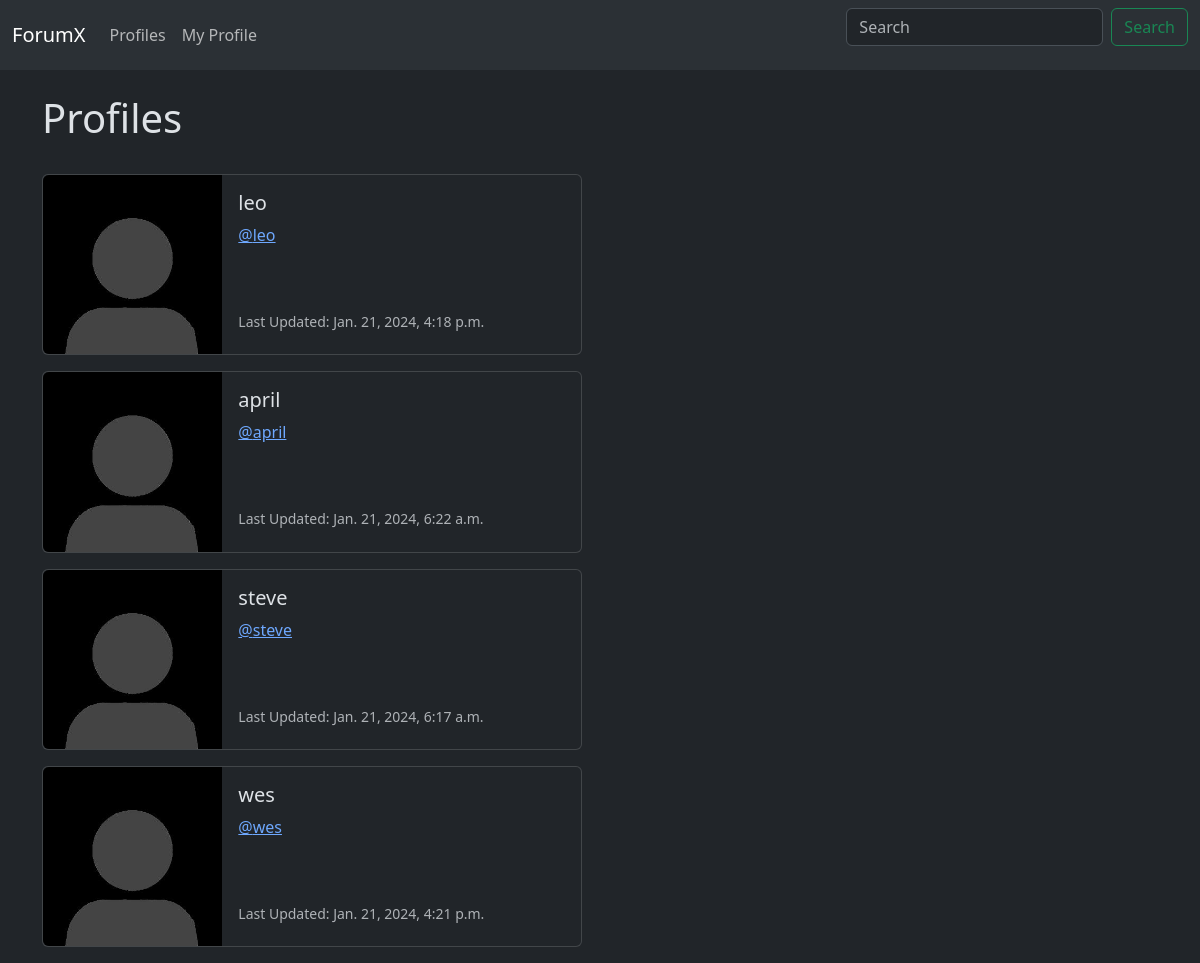
The app's page /profile_list/ (signed in), older data.
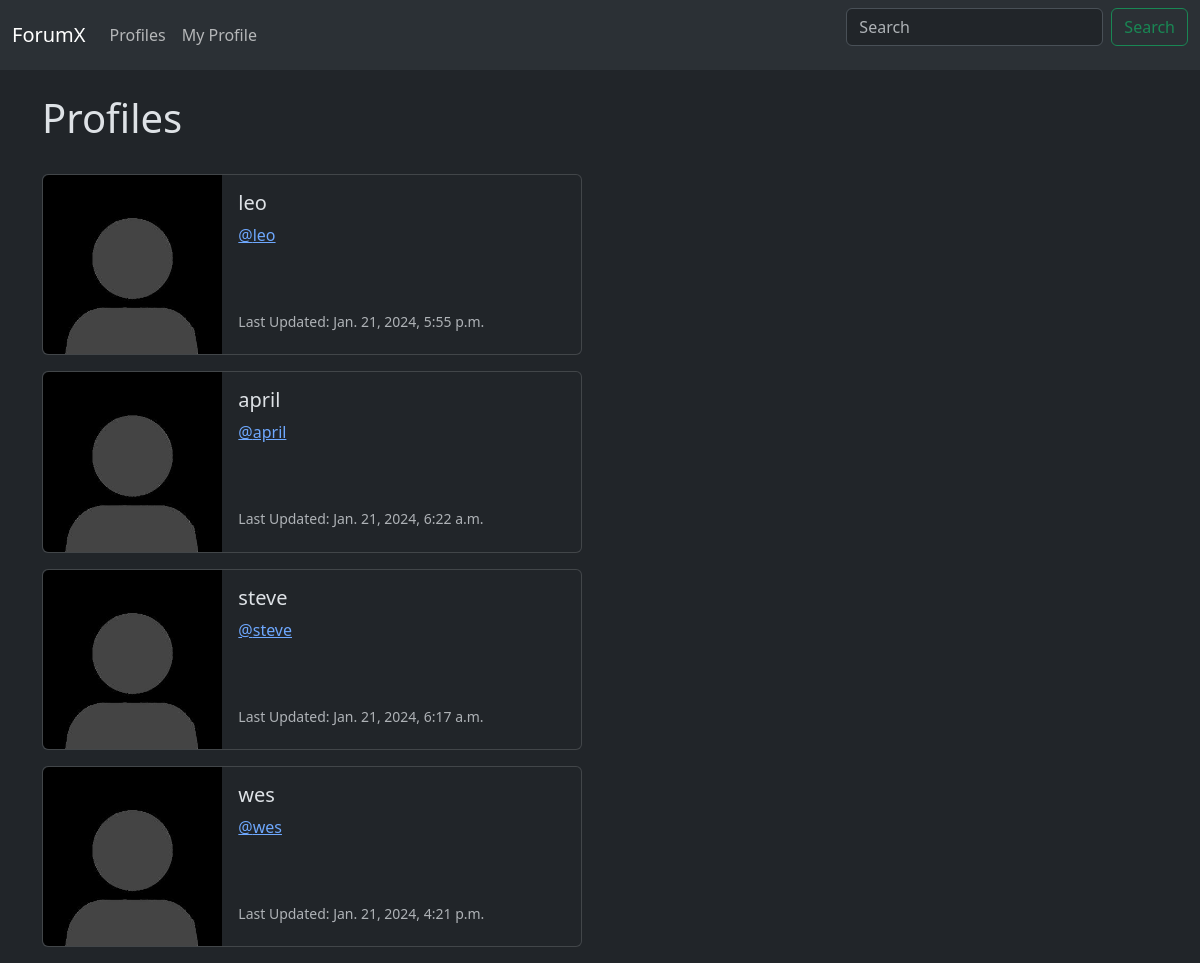
The same page, newer data.
### forumx/models.py (models this page shows, shortened)
class Profile(models.Model):
   user = models.OneToOneField(User, on_delete=models.CASCADE)
   follows = models.ManyToManyField("self",
    related_name="followed_by",
    symmetrical=False, # User does not need to follow back
    blank=True # User does not need to follow anyone
    )
   date_modified = models.DateTimeField(User, default=timezone.now)

### forumx/views.py (the view)
# urls.py: path('profile_list/', views.profile_list, name='profile_list'),
def profile_list(request):
    if request.user.is_authenticated:
        profiles = Profile.objects.exclude(user=request.user)
        return render(request, 'profile_list.html', {"profiles":profiles })
    else:
        messages.success(request,("You must be logged in to view profiles"))
        return redirect('home')

### forumx/templates/profile_list.html
{% extends 'base.html'%}
{% load static %}
{% block content %}
    <h1> Profiles </h1>
    <br>
{% if profiles %}
    {% for profile in profiles %}
    <div class="card mb-3" style="max-width: 540px;">
        <div class="row g-0">
          <div class="col-md-4">
            <img src="{% static 'images/user.jpg' %}" class="img-fluid rounded-start" alt="...">
          </div>
          <div class="col-md-8">
            <div class="card-body">
              <h5 class="card-title">{{ profile.user.username }}</h5>
              <p class="card-text"><a href="{% url 'profile' profile.user.id%}">@{{ profile.user.username|lower }}</a></p>
              <br><br>
              <p class="card-text"><small class="text-body-secondary">Last Updated: {{ profile.date_modified }}</small></p>
            </div>
          </div>
        </div>
      </div>
    {% endfor %}
{% endif %}
{% endblock %}

Row changes from the older to the newer data that the page shows:
changed Profile "leo": date_modified "Jan. 21, 2024, 4:18 p.m." → "Jan. 21, 2024, 5:55 p.m."
